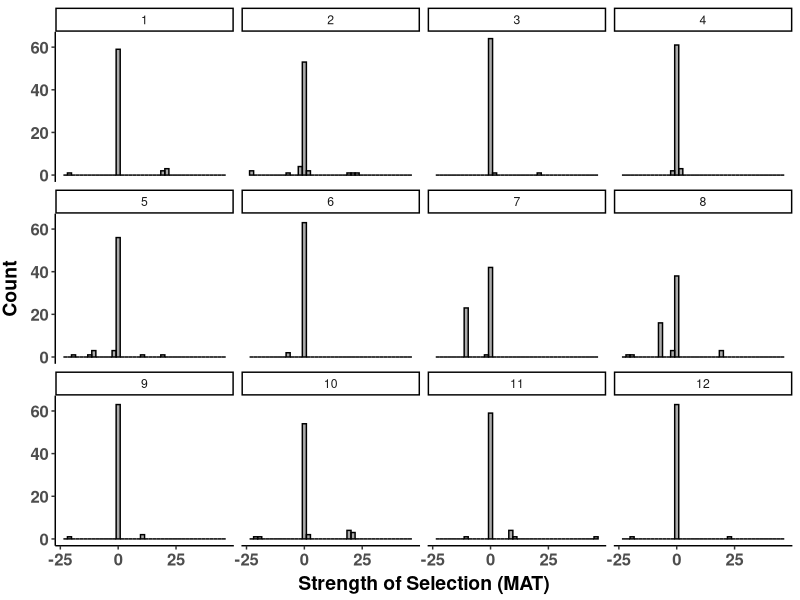
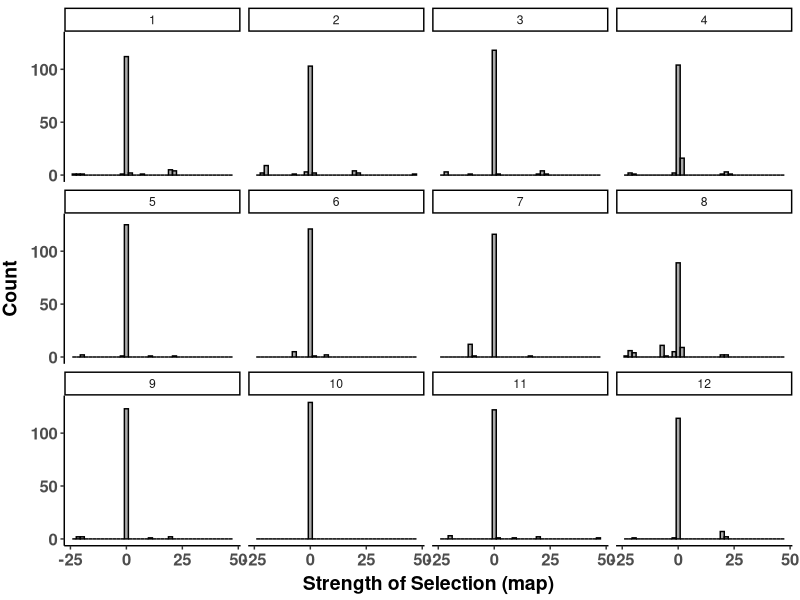
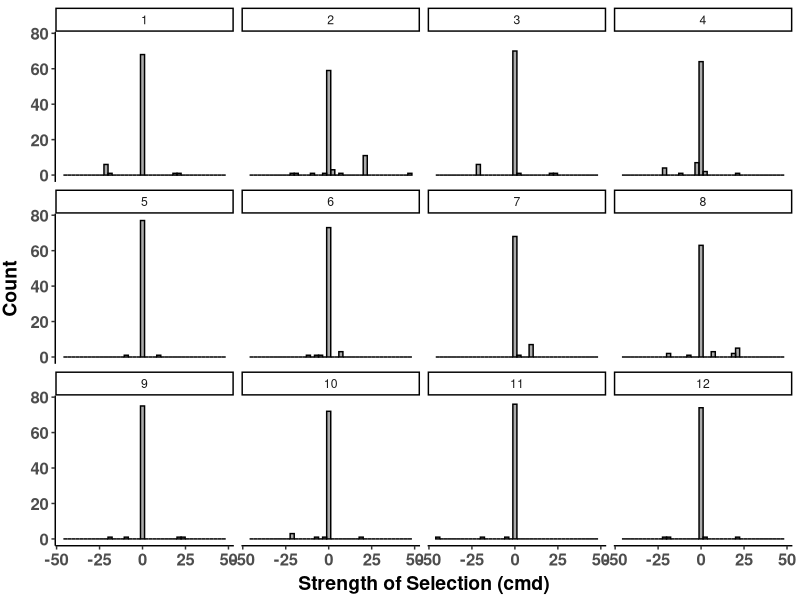
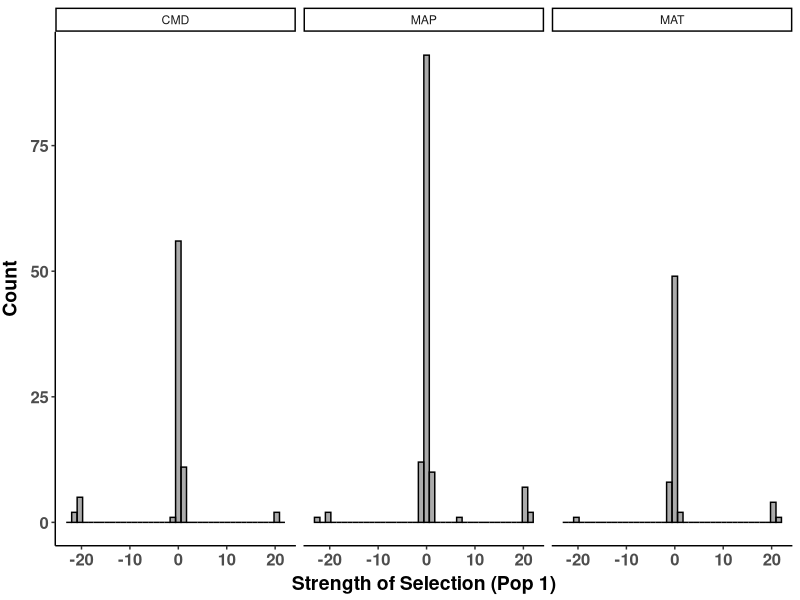
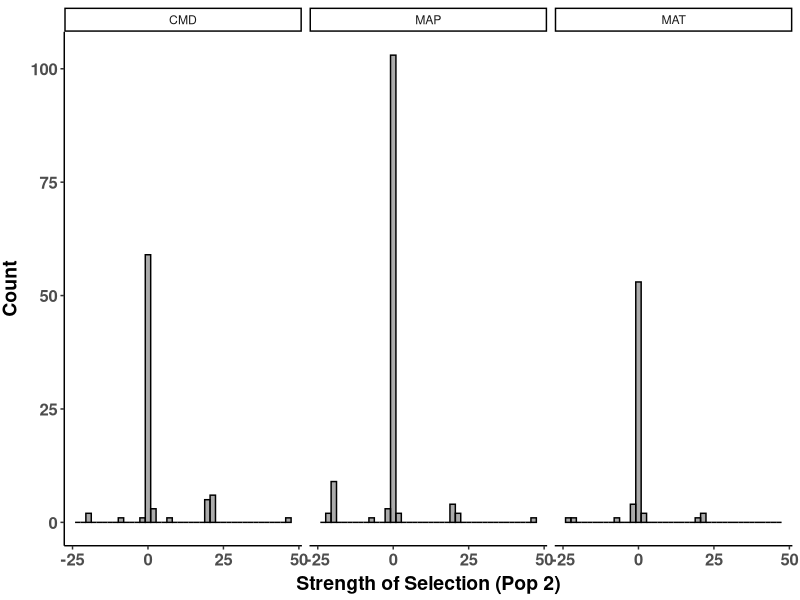
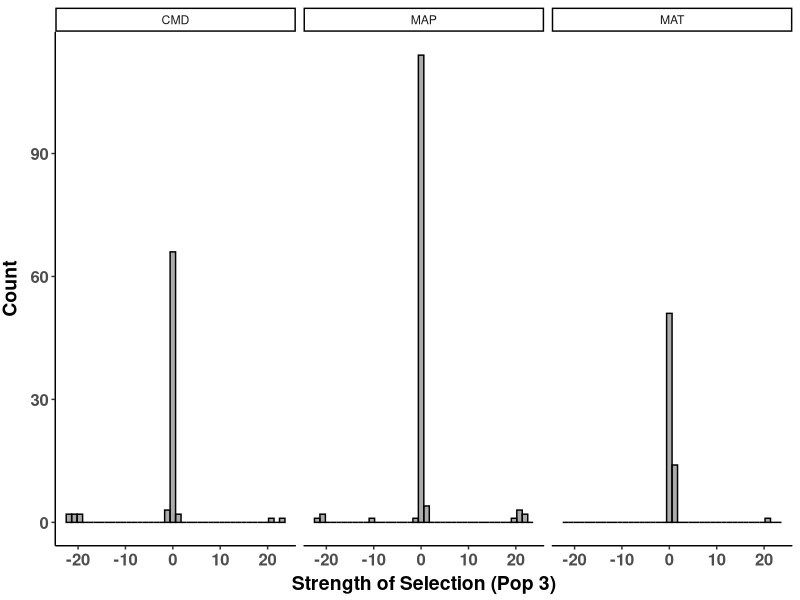
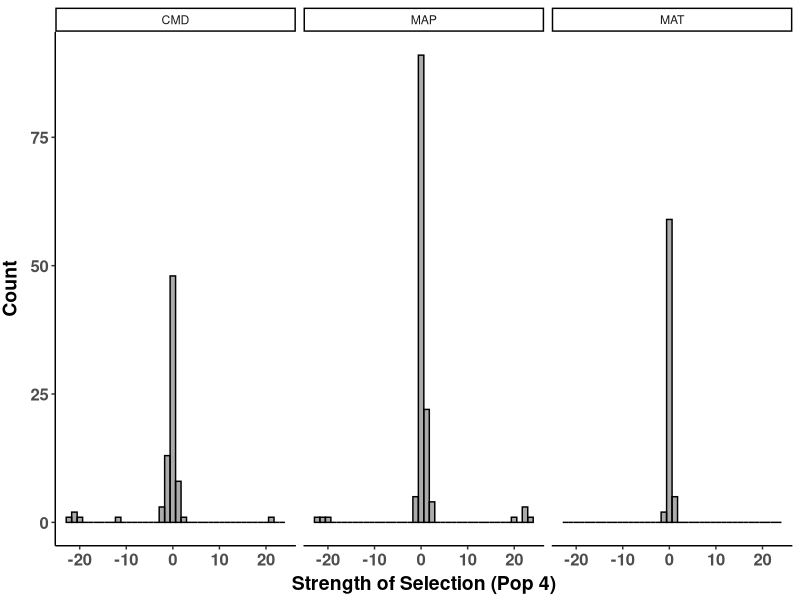
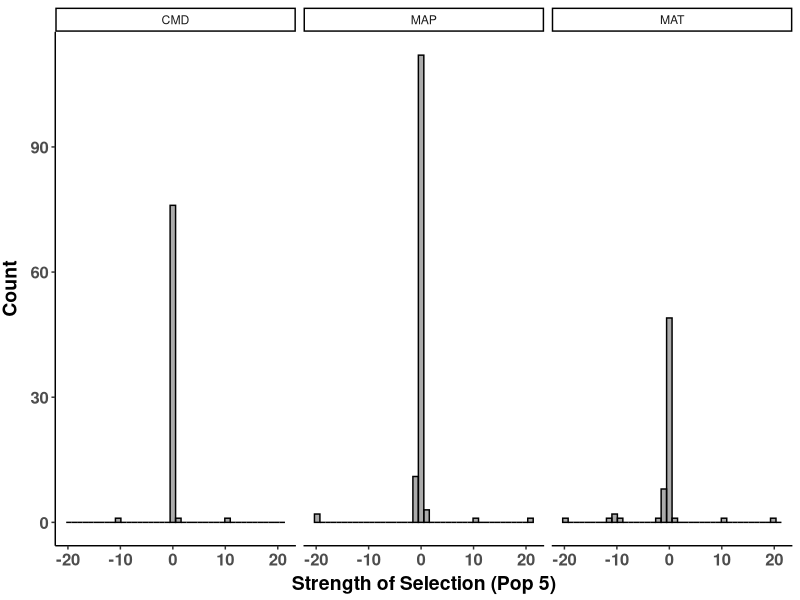

R code for these plots, in order:
##################################################################################
## Make SNP slopes histograms
## Author Daniel Anstett
## 
## Currently done just for ENV 1,2 and 5 (MAT, MAP and CMD)
## Last Modified Nov 16, 2021
###################################################################################


###################################################################################
#Import libraries
library(tidyverse)

mat_all <- read_csv("Genomics_scripts/Data/freq_MAT_slope_peakbf5.csv")
map_all <- read_csv("Genomics_scripts/Data/freq_MAP_slope_peakbf5.csv")
cmd_all <- read_csv("Genomics_scripts/Data/freq_CMD_slope_peakbf5.csv")

mat_all[,4] <- "MAT"
map_all[,4] <- "MAP"
cmd_all[,4] <- "CMD"
colnames(mat_all)[4] <- "env"
colnames(map_all)[4] <- "env"
colnames(cmd_all)[4] <- "env"
env_all <- rbind(mat_all,map_all,cmd_all)
env_1 <- env_all %>% filter(Site==1)
env_2 <- env_all %>% filter(Site==2)
env_3 <- env_all %>% filter(Site==3)
env_4 <- env_all %>% filter(Site==4)
env_5 <- env_all %>% filter(Site==5)
env_6 <- env_all %>% filter(Site==6)
env_7 <- env_all %>% filter(Site==7)
env_8 <- env_all %>% filter(Site==8)
env_9 <- env_all %>% filter(Site==9)
env_10 <- env_all %>% filter(Site==10)
env_11 <- env_all %>% filter(Site==11)
env_12 <- env_all %>% filter(Site==12)

###################################################################################
## All population full graphs
###################################################################################

#mat 
mat_hist <- ggplot(mat_all,aes(x=Slope))+
  geom_histogram(position="identity",bins=40,color="black",alpha=0.5)+
  scale_y_continuous(name="Count")+
  scale_x_continuous(name="Strength of Selection (MAT)")+
  theme_classic()
mat_hist <- mat_hist  + theme(
  axis.text.x = element_text(size=12, face="bold"),
  axis.text.y = element_text(size=12,face="bold"),
  axis.title.x = element_text(color="black", size=14, vjust = 0.5, face="bold"),
  axis.title.y = element_text(color="black", size=14,vjust = 2, face="bold",hjust=0.5))
mat_hist <- mat_hist + facet_wrap(.~Site)
mat_hist
ggsave("Graphs_Oct_22/full_mat_overlap.pdf",width=10, height = 7.5, units = "in")

#map 
map_hist <- ggplot(map_all,aes(x=Slope))+
  geom_histogram(position="identity",bins=40,color="black",alpha=0.5)+
  scale_y_continuous(name="Count")+
  scale_x_continuous(name="Strength of Selection (map)")+
  theme_classic()
map_hist <- map_hist  + theme(
  axis.text.x = element_text(size=12, face="bold"),
  axis.text.y = element_text(size=12,face="bold"),
  axis.title.x = element_text(color="black", size=14, vjust = 0.5, face="bold"),
  axis.title.y = element_text(color="black", size=14,vjust = 2, face="bold",hjust=0.5))
map_hist <- map_hist + facet_wrap(.~Site)
map_hist
ggsave("Graphs_Oct_22/full_map_overlap.pdf",width=10, height = 7.5, units = "in")

#cmd
cmd_hist <- ggplot(cmd_all,aes(x=Slope))+
  geom_histogram(position="identity",bins=40,color="black",alpha=0.5)+
  scale_y_continuous(name="Count")+
  scale_x_continuous(name="Strength of Selection (cmd)")+
  theme_classic()
cmd_hist <- cmd_hist  + theme(
  axis.text.x = element_text(size=12, face="bold"),
  axis.text.y = element_text(size=12,face="bold"),
  axis.title.x = element_text(color="black", size=14, vjust = 0.5, face="bold"),
  axis.title.y = element_text(color="black", size=14,vjust = 2, face="bold",hjust=0.5))
cmd_hist <- cmd_hist + facet_wrap(.~Site)
cmd_hist
ggsave("Graphs_Oct_22/full_cmd_overlap.pdf",width=10, height = 7.5, units = "in")



###################################################################################
## Full graphs per population
###################################################################################

#p1 
mat_hist <- ggplot(env_1,aes(x=Slope))+
  geom_histogram(position="identity",bins=40,color="black",alpha=0.5)+
  scale_y_continuous(name="Count")+
  scale_x_continuous(name="Strength of Selection (Pop 1)")+
  theme_classic()
mat_hist <- mat_hist  + theme(
  axis.text.x = element_text(size=12, face="bold"),
  axis.text.y = element_text(size=12,face="bold"),
  axis.title.x = element_text(color="black", size=14, vjust = 0.5, face="bold"),
  axis.title.y = element_text(color="black", size=14,vjust = 2, face="bold",hjust=0.5))
mat_hist <- mat_hist + facet_wrap(.~env)
mat_hist
ggsave("Graphs_Oct_22/obs_50_p1.pdf",width=10, height = 7.5, units = "in")

#p2 
mat_hist <- ggplot(env_2,aes(x=Slope))+
  geom_histogram(position="identity",bins=40,color="black",alpha=0.5)+
  scale_y_continuous(name="Count")+
  scale_x_continuous(name="Strength of Selection (Pop 2)")+
  theme_classic()
mat_hist <- mat_hist  + theme(
  axis.text.x = element_text(size=12, face="bold"),
  axis.text.y = element_text(size=12,face="bold"),
  axis.title.x = element_text(color="black", size=14, vjust = 0.5, face="bold"),
  axis.title.y = element_text(color="black", size=14,vjust = 2, face="bold",hjust=0.5))
mat_hist <- mat_hist + facet_wrap(.~env)
mat_hist
ggsave("Graphs_Oct_22/obs_50_p2.pdf",width=10, height = 7.5, units = "in")

#p3 
mat_hist <- ggplot(env_3,aes(x=Slope))+
  geom_histogram(position="identity",bins=40,color="black",alpha=0.5)+
  scale_y_continuous(name="Count")+
  scale_x_continuous(name="Strength of Selection (Pop 3)")+
  theme_classic()
mat_hist <- mat_hist  + theme(
  axis.text.x = element_text(size=12, face="bold"),
  axis.text.y = element_text(size=12,face="bold"),
  axis.title.x = element_text(color="black", size=14, vjust = 0.5, face="bold"),
  axis.title.y = element_text(color="black", size=14,vjust = 2, face="bold",hjust=0.5))
mat_hist <- mat_hist + facet_wrap(.~env)
mat_hist
ggsave("Graphs_Oct_22/obs_50_p3.pdf",width=10, height = 7.5, units = "in")

#p4 
mat_hist <- ggplot(env_4,aes(x=Slope))+
  geom_histogram(position="identity",bins=40,color="black",alpha=0.5)+
  scale_y_continuous(name="Count")+
  scale_x_continuous(name="Strength of Selection (Pop 4)")+
  theme_classic()
mat_hist <- mat_hist  + theme(
  axis.text.x = element_text(size=12, face="bold"),
  axis.text.y = element_text(size=12,face="bold"),
  axis.title.x = element_text(color="black", size=14, vjust = 0.5, face="bold"),
  axis.title.y = element_text(color="black", size=14,vjust = 2, face="bold",hjust=0.5))
mat_hist <- mat_hist + facet_wrap(.~env)
mat_hist
ggsave("Graphs_Oct_22/obs_50_p4.pdf",width=10, height = 7.5, units = "in")

#p5 
mat_hist <- ggplot(env_5,aes(x=Slope))+
  geom_histogram(position="identity",bins=40,color="black",alpha=0.5)+
  scale_y_continuous(name="Count")+
  scale_x_continuous(name="Strength of Selection (Pop 5)")+
  theme_classic()
mat_hist <- mat_hist  + theme(
  axis.text.x = element_text(size=12, face="bold"),
  axis.text.y = element_text(size=12,face="bold"),
  axis.title.x = element_text(color="black", size=14, vjust = 0.5, face="bold"),
  axis.title.y = element_text(color="black", size=14,vjust = 2, face="bold",hjust=0.5))
mat_hist <- mat_hist + facet_wrap(.~env)
mat_hist
ggsave("Graphs_Oct_22/obs_50_p5.pdf",width=10, height = 7.5, units = "in")

#p6 
mat_hist <- ggplot(env_6,aes(x=Slope))+
  geom_histogram(position="identity",bins=40,color="black",alpha=0.5)+
  scale_y_continuous(name="Count")+
  scale_x_continuous(name="Strength of Selection (Pop 6)")+
  theme_classic()
mat_hist <- mat_hist  + theme(
  axis.text.x = element_text(size=12, face="bold"),
  axis.text.y = element_text(size=12,face="bold"),
  axis.title.x = element_text(color="black", size=14, vjust = 0.5, face="bold"),
  axis.title.y = element_text(color="black", size=14,vjust = 2, face="bold",hjust=0.5))
mat_hist <- mat_hist + facet_wrap(.~env)
mat_hist
ggsave("Graphs_Oct_22/obs_50_p6.pdf",width=10, height = 7.5, units = "in")

#p7 
mat_hist <- ggplot(env_7,aes(x=Slope))+
  geom_histogram(position="identity",bins=40,color="black",alpha=0.5)+
  scale_y_continuous(name="Count")+
  scale_x_continuous(name="Strength of Selection (Pop 7)")+
  theme_classic()
mat_hist <- mat_hist  + theme(
  axis.text.x = element_text(size=12, face="bold"),
  axis.text.y = element_text(size=12,face="bold"),
  axis.title.x = element_text(color="black", size=14, vjust = 0.5, face="bold"),
  axis.title.y = element_text(color="black", size=14,vjust = 2, face="bold",hjust=0.5))
mat_hist <- mat_hist + facet_wrap(.~env)
mat_hist
ggsave("Graphs_Oct_22/obs_50_p7.pdf",width=10, height = 7.5, units = "in")

#p8 
mat_hist <- ggplot(env_8,aes(x=Slope))+
  geom_histogram(position="identity",bins=40,color="black",alpha=0.5)+
  scale_y_continuous(name="Count")+
  scale_x_continuous(name="Strength of Selection (Pop 8)")+
  theme_classic()
mat_hist <- mat_hist  + theme(
  axis.text.x = element_text(size=12, face="bold"),
  axis.text.y = element_text(size=12,face="bold"),
  axis.title.x = element_text(color="black", size=14, vjust = 0.5, face="bold"),
  axis.title.y = element_text(color="black", size=14,vjust = 2, face="bold",hjust=0.5))
mat_hist <- mat_hist + facet_wrap(.~env)
mat_hist
ggsave("Graphs_Oct_22/obs_50_p8.pdf",width=10, height = 7.5, units = "in")

#p9 
mat_hist <- ggplot(env_9,aes(x=Slope))+
  geom_histogram(position="identity",bins=40,color="black",alpha=0.5)+
  scale_y_continuous(name="Count")+
  scale_x_continuous(name="Strength of Selection (Pop 9)")+
  theme_classic()
mat_hist <- mat_hist  + theme(
  axis.text.x = element_text(size=12, face="bold"),
  axis.text.y = element_text(size=12,face="bold"),
  axis.title.x = element_text(color="black", size=14, vjust = 0.5, face="bold"),
  axis.title.y = element_text(color="black", size=14,vjust = 2, face="bold",hjust=0.5))
mat_hist <- mat_hist + facet_wrap(.~env)
mat_hist
ggsave("Graphs_Oct_22/obs_50_p9.pdf",width=10, height = 7.5, units = "in")

#p10 
mat_hist <- ggplot(env_10,aes(x=Slope))+
  geom_histogram(position="identity",bins=40,color="black",alpha=0.5)+
  scale_y_continuous(name="Count")+
  scale_x_continuous(name="Strength of Selection (Pop 10)")+
  theme_classic()
mat_hist <- mat_hist  + theme(
  axis.text.x = element_text(size=12, face="bold"),
  axis.text.y = element_text(size=12,face="bold"),
  axis.title.x = element_text(color="black", size=14, vjust = 0.5, face="bold"),
  axis.title.y = element_text(color="black", size=14,vjust = 2, face="bold",hjust=0.5))
mat_hist <- mat_hist + facet_wrap(.~env)
mat_hist
ggsave("Graphs_Oct_22/obs_50_p10.pdf",width=10, height = 7.5, units = "in")

#p11 
mat_hist <- ggplot(env_11,aes(x=Slope))+
  geom_histogram(position="identity",bins=40,color="black",alpha=0.5)+
  scale_y_continuous(name="Count")+
  scale_x_continuous(name="Strength of Selection (Pop 11)")+
  theme_classic()
mat_hist <- mat_hist  + theme(
  axis.text.x = element_text(size=12, face="bold"),
  axis.text.y = element_text(size=12,face="bold"),
  axis.title.x = element_text(color="black", size=14, vjust = 0.5, face="bold"),
  axis.title.y = element_text(color="black", size=14,vjust = 2, face="bold",hjust=0.5))
mat_hist <- mat_hist + facet_wrap(.~env)
mat_hist
ggsave("Graphs_Oct_22/obs_50_p11.pdf",width=10, height = 7.5, units = "in")

#p12 
mat_hist <- ggplot(env_12,aes(x=Slope))+
  geom_histogram(position="identity",bins=40,color="black",alpha=0.5)+
  scale_y_continuous(name="Count")+
  scale_x_continuous(name="Strength of Selection (Pop 12)")+
  theme_classic()
mat_hist <- mat_hist  + theme(
  axis.text.x = element_text(size=12, face="bold"),
  axis.text.y = element_text(size=12,face="bold"),
  axis.title.x = element_text(color="black", size=14, vjust = 0.5, face="bold"),
  axis.title.y = element_text(color="black", size=14,vjust = 2, face="bold",hjust=0.5))
mat_hist <- mat_hist + facet_wrap(.~env)
mat_hist
ggsave("Graphs_Oct_22/obs_50_p12.pdf",width=10, height = 7.5, units = "in")


###################################################################################
## Full graphs per population, -5 to 5
###################################################################################

#p1 
mat_hist <- ggplot(env_1,aes(x=Slope))+
  geom_histogram(position="identity",bins=40,color="black",alpha=0.5)+
  scale_y_continuous(name="Count")+
  scale_x_continuous(name="Strength of Selection (Pop 1)",limits=c(-5,5))+
  theme_classic()
mat_hist <- mat_hist  + theme(
  axis.text.x = element_text(size=12, face="bold"),
  axis.text.y = element_text(size=12,face="bold"),
  axis.title.x = element_text(color="black", size=14, vjust = 0.5, face="bold"),
  axis.title.y = element_text(color="black", size=14,vjust = 2, face="bold",hjust=0.5))
mat_hist <- mat_hist + facet_wrap(.~env)
mat_hist
ggsave("Graphs_Oct_22/obs_5_p1.pdf",width=10, height = 7.5, units = "in")

#p2 
mat_hist <- ggplot(env_2,aes(x=Slope))+
  geom_histogram(position="identity",bins=40,color="black",alpha=0.5)+
  scale_y_continuous(name="Count")+
  scale_x_continuous(name="Strength of Selection (Pop 2)",limits=c(-5,5))+
  theme_classic()
mat_hist <- mat_hist  + theme(
  axis.text.x = element_text(size=12, face="bold"),
  axis.text.y = element_text(size=12,face="bold"),
  axis.title.x = element_text(color="black", size=14, vjust = 0.5, face="bold"),
  axis.title.y = element_text(color="black", size=14,vjust = 2, face="bold",hjust=0.5))
mat_hist <- mat_hist + facet_wrap(.~env)
mat_hist
ggsave("Graphs_Oct_22/obs_5_p2.pdf",width=10, height = 7.5, units = "in")

#p3 
mat_hist <- ggplot(env_3,aes(x=Slope))+
  geom_histogram(position="identity",bins=40,color="black",alpha=0.5)+
  scale_y_continuous(name="Count")+
  scale_x_continuous(name="Strength of Selection (Pop 3)",limits=c(-5,5))+
  theme_classic()
mat_hist <- mat_hist  + theme(
  axis.text.x = element_text(size=12, face="bold"),
  axis.text.y = element_text(size=12,face="bold"),
  axis.title.x = element_text(color="black", size=14, vjust = 0.5, face="bold"),
  axis.title.y = element_text(color="black", size=14,vjust = 2, face="bold",hjust=0.5))
mat_hist <- mat_hist + facet_wrap(.~env)
mat_hist
ggsave("Graphs_Oct_22/obs_5_p3.pdf",width=10, height = 7.5, units = "in")

#p4 
mat_hist <- ggplot(env_4,aes(x=Slope))+
  geom_histogram(position="identity",bins=40,color="black",alpha=0.5)+
  scale_y_continuous(name="Count")+
  scale_x_continuous(name="Strength of Selection (Pop 4)",limits=c(-5,5))+
  theme_classic()
mat_hist <- mat_hist  + theme(
  axis.text.x = element_text(size=12, face="bold"),
  axis.text.y = element_text(size=12,face="bold"),
  axis.title.x = element_text(color="black", size=14, vjust = 0.5, face="bold"),
  axis.title.y = element_text(color="black", size=14,vjust = 2, face="bold",hjust=0.5))
mat_hist <- mat_hist + facet_wrap(.~env)
mat_hist
ggsave("Graphs_Oct_22/obs_5_p4.pdf",width=10, height = 7.5, units = "in")

#p5 
mat_hist <- ggplot(env_5,aes(x=Slope))+
  geom_histogram(position="identity",bins=40,color="black",alpha=0.5)+
  scale_y_continuous(name="Count")+
  scale_x_continuous(name="Strength of Selection (Pop 5)",limits=c(-5,5))+
  theme_classic()
mat_hist <- mat_hist  + theme(
  axis.text.x = element_text(size=12, face="bold"),
  axis.text.y = element_text(size=12,face="bold"),
  axis.title.x = element_text(color="black", size=14, vjust = 0.5, face="bold"),
  axis.title.y = element_text(color="black", size=14,vjust = 2, face="bold",hjust=0.5))
mat_hist <- mat_hist + facet_wrap(.~env)
mat_hist
ggsave("Graphs_Oct_22/obs_5_p5.pdf",width=10, height = 7.5, units = "in")

#p6 
mat_hist <- ggplot(env_6,aes(x=Slope))+
  geom_histogram(position="identity",bins=40,color="black",alpha=0.5)+
  scale_y_continuous(name="Count")+
  scale_x_continuous(name="Strength of Selection (Pop 6)",limits=c(-5,5))+
  theme_classic()
mat_hist <- mat_hist  + theme(
  axis.text.x = element_text(size=12, face="bold"),
  axis.text.y = element_text(size=12,face="bold"),
  axis.title.x = element_text(color="black", size=14, vjust = 0.5, face="bold"),
  axis.title.y = element_text(color="black", size=14,vjust = 2, face="bold",hjust=0.5))
mat_hist <- mat_hist + facet_wrap(.~env)
mat_hist
ggsave("Graphs_Oct_22/obs_5_p6.pdf",width=10, height = 7.5, units = "in")

#p7 
mat_hist <- ggplot(env_7,aes(x=Slope))+
  geom_histogram(position="identity",bins=40,color="black",alpha=0.5)+
  scale_y_continuous(name="Count")+
  scale_x_continuous(name="Strength of Selection (Pop 7)",limits=c(-5,5))+
  theme_classic()
mat_hist <- mat_hist  + theme(
  axis.text.x = element_text(size=12, face="bold"),
  axis.text.y = element_text(size=12,face="bold"),
  axis.title.x = element_text(color="black", size=14, vjust = 0.5, face="bold"),
  axis.title.y = element_text(color="black", size=14,vjust = 2, face="bold",hjust=0.5))
mat_hist <- mat_hist + facet_wrap(.~env)
mat_hist
ggsave("Graphs_Oct_22/obs_5_p7.pdf",width=10, height = 7.5, units = "in")

#p8 
mat_hist <- ggplot(env_8,aes(x=Slope))+
  geom_histogram(position="identity",bins=40,color="black",alpha=0.5)+
  scale_y_continuous(name="Count")+
  scale_x_continuous(name="Strength of Selection (Pop 8)",limits=c(-5,5))+
  theme_classic()
mat_hist <- mat_hist  + theme(
  axis.text.x = element_text(size=12, face="bold"),
  axis.text.y = element_text(size=12,face="bold"),
  axis.title.x = element_text(color="black", size=14, vjust = 0.5, face="bold"),
  axis.title.y = element_text(color="black", size=14,vjust = 2, face="bold",hjust=0.5))
mat_hist <- mat_hist + facet_wrap(.~env)
mat_hist
ggsave("Graphs_Oct_22/obs_5_p8.pdf",width=10, height = 7.5, units = "in")

#p9 
mat_hist <- ggplot(env_9,aes(x=Slope))+
  geom_histogram(position="identity",bins=40,color="black",alpha=0.5)+
  scale_y_continuous(name="Count")+
  scale_x_continuous(name="Strength of Selection (Pop 9)",limits=c(-5,5))+
  theme_classic()
mat_hist <- mat_hist  + theme(
  axis.text.x = element_text(size=12, face="bold"),
  axis.text.y = element_text(size=12,face="bold"),
  axis.title.x = element_text(color="black", size=14, vjust = 0.5, face="bold"),
  axis.title.y = element_text(color="black", size=14,vjust = 2, face="bold",hjust=0.5))
mat_hist <- mat_hist + facet_wrap(.~env)
mat_hist
ggsave("Graphs_Oct_22/obs_5_p9.pdf",width=10, height = 7.5, units = "in")

#p10 
mat_hist <- ggplot(env_10,aes(x=Slope))+
  geom_histogram(position="identity",bins=40,color="black",alpha=0.5)+
  scale_y_continuous(name="Count")+
  scale_x_continuous(name="Strength of Selection (Pop 10)",limits=c(-5,5))+
  theme_classic()
mat_hist <- mat_hist  + theme(
  axis.text.x = element_text(size=12, face="bold"),
  axis.text.y = element_text(size=12,face="bold"),
  axis.title.x = element_text(color="black", size=14, vjust = 0.5, face="bold"),
  axis.title.y = element_text(color="black", size=14,vjust = 2, face="bold",hjust=0.5))
mat_hist <- mat_hist + facet_wrap(.~env)
mat_hist
ggsave("Graphs_Oct_22/obs_5_p10.pdf",width=10, height = 7.5, units = "in")

#p11 
mat_hist <- ggplot(env_11,aes(x=Slope))+
  geom_histogram(position="identity",bins=40,color="black",alpha=0.5)+
  scale_y_continuous(name="Count")+
  scale_x_continuous(name="Strength of Selection (Pop 11)",limits=c(-5,5))+
  theme_classic()
mat_hist <- mat_hist  + theme(
  axis.text.x = element_text(size=12, face="bold"),
  axis.text.y = element_text(size=12,face="bold"),
  axis.title.x = element_text(color="black", size=14, vjust = 0.5, face="bold"),
  axis.title.y = element_text(color="black", size=14,vjust = 2, face="bold",hjust=0.5))
mat_hist <- mat_hist + facet_wrap(.~env)
mat_hist
ggsave("Graphs_Oct_22/obs_5_p11.pdf",width=10, height = 7.5, units = "in")

#p12 
mat_hist <- ggplot(env_12,aes(x=Slope))+
  geom_histogram(position="identity",bins=40,color="black",alpha=0.5)+
  scale_y_continuous(name="Count")+
  scale_x_continuous(name="Strength of Selection (Pop 12)",limits=c(-5,5))+
  theme_classic()
mat_hist <- mat_hist  + theme(
  axis.text.x = element_text(size=12, face="bold"),
  axis.text.y = element_text(size=12,face="bold"),
  axis.title.x = element_text(color="black", size=14, vjust = 0.5, face="bold"),
  axis.title.y = element_text(color="black", size=14,vjust = 2, face="bold",hjust=0.5))
mat_hist <- mat_hist + facet_wrap(.~env)
mat_hist
ggsave("Graphs_Oct_22/obs_5_p12.pdf",width=10, height = 7.5, units = "in")





